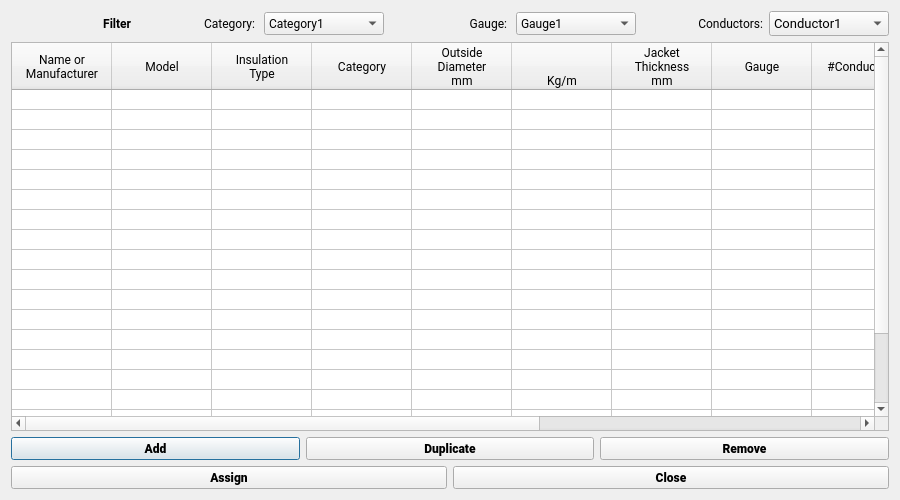
<?xml version="1.0" encoding="UTF-8"?>
<ui version="4.0">
 <class>FDYNCableDialog</class>
 <widget class="QDialog" name="FDYNCableDialog">
  <property name="geometry">
   <rect>
    <x>0</x>
    <y>0</y>
    <width>900</width>
    <height>500</height>
   </rect>
  </property>
  <property name="sizePolicy">
   <sizepolicy hsizetype="Fixed" vsizetype="Fixed">
    <horstretch>0</horstretch>
    <verstretch>0</verstretch>
   </sizepolicy>
  </property>
  <property name="minimumSize">
   <size>
    <width>900</width>
    <height>500</height>
   </size>
  </property>
  <property name="windowTitle">
   <string>Cable Editor</string>
  </property>
  <layout class="QVBoxLayout" name="verticalLayout">
   <item>
    <layout class="QHBoxLayout" name="horizontalLayout">
     <item>
      <widget class="QLabel" name="label_2">
       <property name="font">
        <font>
         <family>Roboto</family>
         <pointsize>9</pointsize>
         <weight>75</weight>
         <bold>true</bold>
        </font>
       </property>
       <property name="text">
        <string>Filter</string>
       </property>
       <property name="alignment">
        <set>Qt::AlignRight|Qt::AlignTrailing|Qt::AlignVCenter</set>
       </property>
      </widget>
     </item>
     <item>
      <widget class="QLabel" name="label">
       <property name="font">
        <font>
         <family>Roboto</family>
         <pointsize>9</pointsize>
        </font>
       </property>
       <property name="text">
        <string>Category: </string>
       </property>
       <property name="alignment">
        <set>Qt::AlignRight|Qt::AlignTrailing|Qt::AlignVCenter</set>
       </property>
      </widget>
     </item>
     <item>
      <widget class="QComboBox" name="comboCategory">
       <property name="font">
        <font>
         <family>Roboto</family>
         <pointsize>9</pointsize>
        </font>
       </property>
       <item>
        <property name="text">
         <string>Category1</string>
        </property>
       </item>
       <item>
        <property name="text">
         <string>Category2</string>
        </property>
       </item>
       <item>
        <property name="text">
         <string>Category3</string>
        </property>
       </item>
       <item>
        <property name="text">
         <string>Category4</string>
        </property>
       </item>
      </widget>
     </item>
     <item>
      <widget class="QLabel" name="label_3">
       <property name="font">
        <font>
         <family>Roboto</family>
         <pointsize>9</pointsize>
        </font>
       </property>
       <property name="text">
        <string>Gauge: </string>
       </property>
       <property name="alignment">
        <set>Qt::AlignRight|Qt::AlignTrailing|Qt::AlignVCenter</set>
       </property>
      </widget>
     </item>
     <item>
      <widget class="QComboBox" name="comboGauge">
       <property name="font">
        <font>
         <family>Roboto</family>
         <pointsize>9</pointsize>
        </font>
       </property>
       <item>
        <property name="text">
         <string>Gauge1</string>
        </property>
       </item>
       <item>
        <property name="text">
         <string>Gauge2</string>
        </property>
       </item>
       <item>
        <property name="text">
         <string>Gauge3</string>
        </property>
       </item>
      </widget>
     </item>
     <item>
      <widget class="QLabel" name="label_4">
       <property name="font">
        <font>
         <family>Roboto</family>
         <pointsize>9</pointsize>
        </font>
       </property>
       <property name="text">
        <string>Conductors:</string>
       </property>
       <property name="alignment">
        <set>Qt::AlignRight|Qt::AlignTrailing|Qt::AlignVCenter</set>
       </property>
      </widget>
     </item>
     <item>
      <widget class="QComboBox" name="comboConductors">
       <property name="font">
        <font>
         <family>Roboto</family>
         <pointsize>10</pointsize>
        </font>
       </property>
       <item>
        <property name="text">
         <string>Conductor1</string>
        </property>
       </item>
       <item>
        <property name="text">
         <string>Conductor2</string>
        </property>
       </item>
       <item>
        <property name="text">
         <string>Conductor3</string>
        </property>
       </item>
      </widget>
     </item>
    </layout>
   </item>
   <item>
    <layout class="QVBoxLayout" name="verticalLayout_2">
     <item>
      <widget class="QTableWidget" name="tblCable">
       <property name="font">
        <font>
         <family>Roboto</family>
         <pointsize>9</pointsize>
        </font>
       </property>
       <property name="selectionMode">
        <enum>QAbstractItemView::SingleSelection</enum>
       </property>
       <property name="selectionBehavior">
        <enum>QAbstractItemView::SelectRows</enum>
       </property>
       <property name="rowCount">
        <number>20</number>
       </property>
       <property name="columnCount">
        <number>13</number>
       </property>
       <attribute name="horizontalHeaderMinimumSectionSize">
        <number>20</number>
       </attribute>
       <attribute name="horizontalHeaderStretchLastSection">
        <bool>true</bool>
       </attribute>
       <attribute name="verticalHeaderVisible">
        <bool>false</bool>
       </attribute>
       <attribute name="verticalHeaderDefaultSectionSize">
        <number>20</number>
       </attribute>
       <row/>
       <row/>
       <row/>
       <row/>
       <row/>
       <row/>
       <row/>
       <row/>
       <row/>
       <row/>
       <row/>
       <row/>
       <row/>
       <row/>
       <row/>
       <row/>
       <row/>
       <row/>
       <row/>
       <row/>
       <column>
        <property name="text">
         <string>Name or
Manufacturer</string>
        </property>
        <property name="textAlignment">
         <set>AlignCenter</set>
        </property>
       </column>
       <column>
        <property name="text">
         <string>Model</string>
        </property>
       </column>
       <column>
        <property name="text">
         <string>Insulation
Type</string>
        </property>
        <property name="textAlignment">
         <set>AlignCenter</set>
        </property>
       </column>
       <column>
        <property name="text">
         <string>Category</string>
        </property>
        <property name="textAlignment">
         <set>AlignCenter</set>
        </property>
       </column>
       <column>
        <property name="text">
         <string>Outside
Diameter
mm</string>
        </property>
        <property name="textAlignment">
         <set>AlignCenter</set>
        </property>
       </column>
       <column>
        <property name="text">
         <string>

Kg/m</string>
        </property>
       </column>
       <column>
        <property name="text">
         <string>Jacket
Thickness
mm</string>
        </property>
        <property name="textAlignment">
         <set>AlignCenter</set>
        </property>
       </column>
       <column>
        <property name="text">
         <string>Gauge</string>
        </property>
       </column>
       <column>
        <property name="text">
         <string>#Conductors</string>
        </property>
       </column>
       <column>
        <property name="text">
         <string>Description</string>
        </property>
       </column>
       <column>
        <property name="text">
         <string>Grade</string>
        </property>
       </column>
       <column>
        <property name="text">
         <string>Part #</string>
        </property>
       </column>
       <column>
        <property name="text">
         <string>Item #</string>
        </property>
       </column>
      </widget>
     </item>
     <item>
      <layout class="QHBoxLayout" name="horizontalLayout_2">
       <item>
        <widget class="QPushButton" name="btnAdd">
         <property name="font">
          <font>
           <family>Roboto Black</family>
           <pointsize>9</pointsize>
          </font>
         </property>
         <property name="text">
          <string>Add</string>
         </property>
        </widget>
       </item>
       <item>
        <widget class="QPushButton" name="btnDuplicate">
         <property name="font">
          <font>
           <family>Roboto Black</family>
           <pointsize>9</pointsize>
          </font>
         </property>
         <property name="text">
          <string>Duplicate</string>
         </property>
        </widget>
       </item>
       <item>
        <widget class="QPushButton" name="btnRemove">
         <property name="font">
          <font>
           <family>Roboto Black</family>
           <pointsize>9</pointsize>
          </font>
         </property>
         <property name="text">
          <string>Remove</string>
         </property>
        </widget>
       </item>
      </layout>
     </item>
    </layout>
   </item>
   <item>
    <layout class="QHBoxLayout" name="horizontalLayout_3">
     <item>
      <widget class="QPushButton" name="btnAssign">
       <property name="font">
        <font>
         <family>Roboto Black</family>
         <pointsize>9</pointsize>
        </font>
       </property>
       <property name="text">
        <string>Assign</string>
       </property>
      </widget>
     </item>
     <item>
      <widget class="QPushButton" name="btnClose">
       <property name="font">
        <font>
         <family>Roboto Black</family>
         <pointsize>9</pointsize>
        </font>
       </property>
       <property name="text">
        <string>Close</string>
       </property>
      </widget>
     </item>
    </layout>
   </item>
  </layout>
 </widget>
 <resources/>
 <connections/>
</ui>
